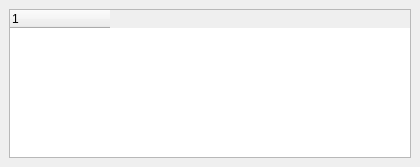
<?xml version="1.0" encoding="UTF-8"?>
<ui version="4.0">
 <class>WeaponBrowserTreeDockWidget</class>
 <widget class="QDockWidget" name="WeaponBrowserTreeDockWidget">
  <property name="geometry">
   <rect>
    <x>0</x>
    <y>0</y>
    <width>420</width>
    <height>167</height>
   </rect>
  </property>
  <property name="minimumSize">
   <size>
    <width>360</width>
    <height>117</height>
   </size>
  </property>
  <property name="allowedAreas">
   <set>Qt::LeftDockWidgetArea|Qt::RightDockWidgetArea</set>
  </property>
  <property name="windowTitle">
   <string>Weapon Browser</string>
  </property>
  <widget class="QWidget" name="dockWidgetContents">
   <layout class="QVBoxLayout" name="verticalLayout">
    <item>
     <widget class="QTreeWidget" name="mTreeWidget">
      <property name="indentation">
       <number>20</number>
      </property>
      <attribute name="headerStretchLastSection">
       <bool>false</bool>
      </attribute>
      <column>
       <property name="text">
        <string notr="true"/>
       </property>
      </column>
     </widget>
    </item>
   </layout>
  </widget>
 </widget>
 <resources/>
 <connections/>
</ui>
